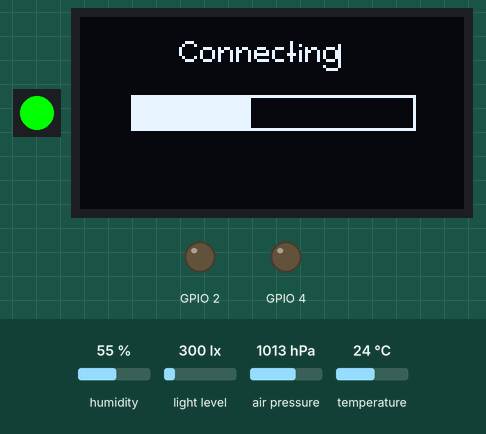
Simulated run of this sketch. Board: ESP32. Shown: 1 RGB LEDs in strip order, left to right, 128×64 one-colour display, output pins drawn as LEDs (lit = HIGH). The inputs (shaded band) are chosen by the test bench; at power-on: humidity 55 %, light level 300 lx, air pressure 1013 hPa, temperature 24 °C. Uploads are accepted with an empty reply; the local clock reads 2024-03-15 10:24:30 at power-on unless the sketch sets it; what the sketch prints to the serial monitor is not drawn.

Above: at 3.1 s.
At 5.49 s:
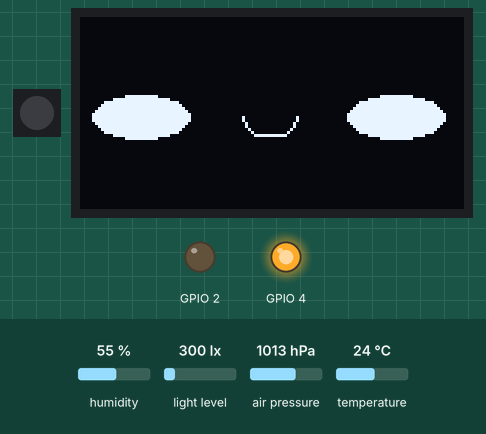
At 21.1 s:
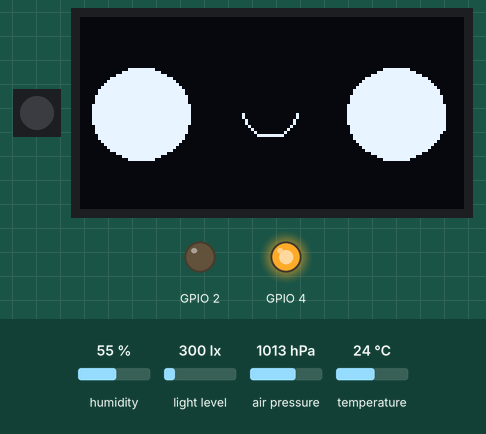
At 36.7 s:
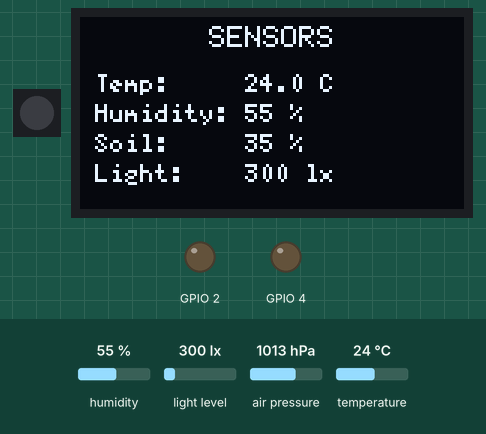
Timing chart, 0 to 40.0 s (numbered marks = the images above):
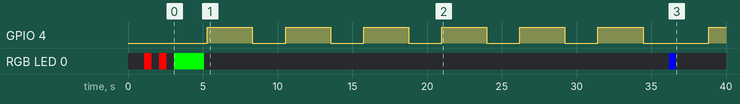

Measured:
- by itself, GPIO 4: goes 5 × (HIGH 3.0 s, LOW 2.2 s), HIGH 3.0 s, LOW 4.4 s, then HIGH
- by itself, RGB LED 0: off → RGB(255, 0, 0) at 1.1 s, → off 0.50 s later, → RGB(255, 0, 0) 0.50 s later, → off 0.50 s later, … (8 changes in this stretch)
- what the display in image 0 shows lasts 2.0 s, from 3.1 s to 5.1 s
- what the display in image 2 shows lasts 1.1 s, from 21.0 s to 22.1 s

The sketch:

ArduinoPlantMonitor.ino
```cpp
#include <Arduino.h>

#include "Config.h"
#include "Led.h"
#include "Sensors.h"
#include "Firebase.h"
#include "Display.h"

unsigned long lastSensorSend = 0;
Display display;

// Works out which face to show from the latest reading. This lives on the
// board on purpose: the screen keeps telling the truth even with no WiFi and
// no backend running.
PlantState evaluatePlantState(const SensorData& data) {

    if (data.soilMoisture >= MOISTURE_HEALTHY_MIN) {
        return PlantState::HEALTHY;
    }

    if (data.soilMoisture >= MOISTURE_MODERATE_MIN) {
        return PlantState::MODERATE_STRESSED;
    }

    return PlantState::HIGH_STRESSED;
}

void setup() {

    Serial.begin(115200);

    delay(1000);

    Serial.println();
    Serial.println("Plant Monitor");

    // LED
    initLED();

    // Relay
    pinMode(RELAY_PUMP_PIN, OUTPUT);
    digitalWrite(RELAY_PUMP_PIN, LOW);

    pinMode(RELAY_LIGHT_PIN, OUTPUT);
    digitalWrite(RELAY_LIGHT_PIN, LOW);

    //Display
    display.begin();

    // Sensors
    while (!initSensors()) {
        Serial.println("Sensor initialization failed.");
        Serial.println("Retrying in 3 seconds...");
        setLED(255, 80, 0);
        // Animates the startup bar while waiting, instead of freezing it.
        display.updateFor(3000);
    }

    // WiFi
    display.showConnecting();
    initWiFi();
    display.clearOverride();

    Serial.println("System ready!");
    display.update();
}


void loop() {
    int pump_duration;

    // WiFi
    if (!isWiFiConnected()) {
        setLED(255, 0, 0);
        display.showConnecting();
        initWiFi();
        display.clearOverride();
    }


    // Pump
    if (checkPump(pump_duration)) {
        Serial.print("Pump ON for ");
        Serial.print(pump_duration);
        Serial.println(" seconds");
        display.showPumping(pump_duration);

        digitalWrite(RELAY_PUMP_PIN, HIGH);
        delay(pump_duration * 1000UL);
        digitalWrite(RELAY_PUMP_PIN, LOW);
        Serial.println("Pump OFF");
        display.clearOverride();
        firebaseRequest(
        "PUT",
        "/pump/trigger.json",
        "false");
    }

    digitalWrite(RELAY_LIGHT_PIN, HIGH);
    display.updateFor(3000);
    digitalWrite(RELAY_LIGHT_PIN, LOW);


    // Sensors every SENSOR_INTERVAL seconds
    if (
        millis() - lastSensorSend
        >= SENSOR_INTERVAL
    ) {
        Serial.println("Reading sensors...");

        // readSensors() only takes about 200 ms, so without a short hold the
        // sensing bar would flash past unseen.
        display.showScanning();
        display.updateFor(SCAN_SCREEN_MS);

        SensorData data =
            readSensors();

        // The face follows the newest reading.
        display.setPlantState(
            evaluatePlantState(data)
        );

        // Show what was just measured, then fall back to the face on its own.
        display.showSensors(data, SENSOR_SCREEN_MS);

        // Blue LED while sending
        setLED(0, 0, 255);
        sendSensorData(data);
        setLED(0, 0, 0);
        lastSensorSend = millis();
    }

    // Keeps the screen animating instead of freezing on one frame.
    display.updateFor(LOOP_INTERVAL);
}
```

Display.cpp
```cpp
#include "Display.h"
#include "Config.h"
#include "AnimationConnect.h"
#include "AnimationHappy.h"
#include "AnimationModerate.h"
#include "AnimationSensing.h"
#include "AnimationStress.h"

// Frame counts come straight from the headers, so regenerating an animation
// with a different length cannot desync this.
static const int HAPPY_FRAMES =
    sizeof(Happy_frames) / sizeof(Happy_frames[0]);

static const int MODERATE_FRAMES =
    sizeof(Moderate_frames) / sizeof(Moderate_frames[0]);

static const int STRESS_FRAMES =
    sizeof(Stress_frames) / sizeof(Stress_frames[0]);

// Startup and WiFi share one bar; sensing has its own.
static const int CONNECT_FRAMES =
    sizeof(Connect_frames) / sizeof(Connect_frames[0]);

static const int SENSING_FRAMES =
    sizeof(Sensing_frames) / sizeof(Sensing_frames[0]);

// Per-animation playback speed, matching the generated code.
static const unsigned long HAPPY_FRAME_MS    = 200;
static const unsigned long MODERATE_FRAME_MS = 500;
static const unsigned long STRESS_FRAME_MS   = 250;
static const unsigned long CONNECT_FRAME_MS  = 200;
static const unsigned long SENSING_FRAME_MS  = 200;

Display::Display()
    : u8g2(
        U8G2_R0,
        U8X8_PIN_NONE
      ),
      plantState(PlantState::HEALTHY),
      activeScreen(DisplayScreen::FACE),
      overrideUntil(0),
      pumpDuration(0)
{
    lastData = SensorData();
}

bool Display::begin() {
    Wire.begin(I2C_SDA, I2C_SCL);
    u8g2.begin();
    Serial.println("OLED initialized.");

    // Startup shows the same bar as WiFi. Latched, so it stays up through
    // sensor init until the sketch clears it.
    activeScreen = DisplayScreen::CONNECTING;
    overrideUntil = 0;
    render();

    return true;
}

void Display::drawCentered(
    const char* text,
    int y
) {
    int width = u8g2.getStrWidth(text);

    int x = (128 - width) / 2;

    u8g2.drawStr(x, y, text);
}

// State
void Display::setPlantState(PlantState state) {
    plantState = state;
}

PlantState Display::getPlantState() const {
    return plantState;
}

// Override handling
bool Display::overrideActive() {

    if (activeScreen == DisplayScreen::FACE) {
        return false;
    }

    // overrideUntil == 0 means the screen stays until it is cleared by hand.
    if (overrideUntil == 0) {
        return true;
    }

    if (millis() >= overrideUntil) {
        clearOverride();
        return false;
    }

    return true;
}

void Display::clearOverride() {
    activeScreen = DisplayScreen::FACE;
    overrideUntil = 0;
}

// Screens
void Display::drawAnimation(
    const uint8_t (*frames)[1024],
    int frameCount,
    unsigned long intervalMs
) {
    u8g2.setBitmapMode(1);

    // Frame index comes from millis(), so the animation plays itself with no
    // state to keep in sync -- the more often this is drawn, the smoother it
    // looks.
    int frame =
        (millis() / intervalMs) % frameCount;

    // The frames are XBM (least significant bit first), so drawXBMP is the
    // matching call.
    u8g2.drawXBMP(
        0,
        0,
        128,
        64,
        frames[frame]
    );
}

void Display::drawFace() {

    if (plantState == PlantState::HEALTHY) {
        drawAnimation(
            Happy_frames,
            HAPPY_FRAMES,
            HAPPY_FRAME_MS
        );
        return;
    }

    if (plantState == PlantState::MODERATE_STRESSED) {
        drawAnimation(
            Moderate_frames,
            MODERATE_FRAMES,
            MODERATE_FRAME_MS
        );
        return;
    }

    drawAnimation(
        Stress_frames,
        STRESS_FRAMES,
        STRESS_FRAME_MS
    );
}

void Display::drawPumpingScreen(int duration) {

    u8g2.setFontMode(1);
    u8g2.setBitmapMode(1);

    u8g2.setFont(u8g2_font_6x10_tr);
    drawCentered("WATERING", 15);

    u8g2.setFont(u8g2_font_10x20_tr);
    drawCentered("PUMP ON", 42);

    u8g2.setFont(u8g2_font_5x7_tr);

    char buffer[32];

    snprintf(
        buffer,
        sizeof(buffer),
        "%d seconds",
        duration
    );

    drawCentered(buffer, 58);
}

void Display::drawSensorsScreen(const SensorData& data) {

    u8g2.setFontMode(1);
    u8g2.setBitmapMode(1);

    u8g2.setFont(u8g2_font_6x10_tr);
    drawCentered("SENSORS", 10);

    char buffer[32];

    u8g2.setFont(u8g2_font_5x7_tr);

    snprintf(
        buffer,
        sizeof(buffer),
        "Temp:     %.1f C",
        data.temperature
    );
    u8g2.drawStr(5, 25, buffer);

    snprintf(
        buffer,
        sizeof(buffer),
        "Humidity: %.0f %%",
        data.humidity
    );
    u8g2.drawStr(5, 35, buffer);

    snprintf(
        buffer,
        sizeof(buffer),
        "Soil:     %.0f %%",
        data.soilMoisture
    );
    u8g2.drawStr(5, 45, buffer);

    snprintf(
        buffer,
        sizeof(buffer),
        "Light:    %.0f lx",
        data.light
    );
    u8g2.drawStr(5, 55, buffer);
}

// Takeover screens
void Display::showConnecting() {
    activeScreen = DisplayScreen::CONNECTING;
    overrideUntil = 0;
    render();
}

void Display::showScanning() {
    activeScreen = DisplayScreen::SCANNING;
    overrideUntil = 0;
    render();
}

void Display::showPumping(int duration) {
    activeScreen = DisplayScreen::PUMPING;
    overrideUntil = 0;
    pumpDuration = duration;
    render();
}

void Display::showSensors(
    const SensorData& data,
    unsigned long holdMs
) {
    activeScreen = DisplayScreen::SENSORS;
    overrideUntil = millis() + holdMs;
    lastData = data;
    render();
}

// Drawing
void Display::render() {

    u8g2.clearBuffer();

    switch (activeScreen) {

        // Startup uses this one too -- anything that is not sensing.
        case DisplayScreen::CONNECTING:
            drawAnimation(
                Connect_frames,
                CONNECT_FRAMES,
                CONNECT_FRAME_MS
            );
            break;

        case DisplayScreen::SCANNING:
            drawAnimation(
                Sensing_frames,
                SENSING_FRAMES,
                SENSING_FRAME_MS
            );
            break;

        case DisplayScreen::PUMPING:
            drawPumpingScreen(pumpDuration);
            break;

        case DisplayScreen::SENSORS:
            drawSensorsScreen(lastData);
            break;

        case DisplayScreen::FACE:
        default:
            drawFace();
            break;
    }

    u8g2.sendBuffer();
}

void Display::update() {
    // Lets an expired SENSORS screen fall back to the face.
    overrideActive();
    render();
}

void Display::updateFor(unsigned long durationMs) {

    unsigned long start = millis();

    while (millis() - start < durationMs) {
        update();
        delay(20);
    }
}
```

Display.h
```cpp
#ifndef DISPLAY_H
#define DISPLAY_H

#include <Arduino.h>
#include <Wire.h>
#include <U8g2lib.h>

#include "Sensors.h"

// How the plant is doing. This is the "default" the screen falls back to
// whenever nothing more urgent needs showing.
enum class PlantState {
    HEALTHY,
    MODERATE_STRESSED,
    HIGH_STRESSED
};

// Screens that temporarily take over from the face.
enum class DisplayScreen {
    FACE,
    CONNECTING,
    SCANNING,
    SENSORS,
    PUMPING
};

class Display {
public:
    Display();

    bool begin();

    // Default screen
    void setPlantState(PlantState state);
    PlantState getPlantState() const;

    // Redraw whatever should currently be on screen. Safe to call as often
    // as you like -- the face animates off millis(), so the more often this
    // runs the smoother it looks.
    void update();

    // Same as update(), but keeps redrawing for durationMs. Use it in place
    // of delay() so waiting time animates instead of freezing one frame.
    void updateFor(unsigned long durationMs);

    // Takeover screens. CONNECTING and PUMPING stay up until you call
    // clearOverride(); SENSORS clears itself after holdMs.
    void showConnecting();
    void showScanning();
    void showPumping(int duration);
    void showSensors(const SensorData& data, unsigned long holdMs = 4000);
    void clearOverride();

private:
    U8G2_SH1106_128X64_NONAME_F_HW_I2C u8g2;

    PlantState plantState;

    DisplayScreen activeScreen;
    unsigned long overrideUntil;   // 0 means "until clearOverride()"

    SensorData lastData;
    int pumpDuration;

    void drawCentered(const char* text, int y);

    void drawFace();
    // Plays any lopaka-generated 128x64 XBM frame set, stepping every
    // intervalMs. Works for both faces because it takes the frame table.
    void drawAnimation(
        const uint8_t (*frames)[1024],
        int frameCount,
        unsigned long intervalMs
    );
    void drawPumpingScreen(int duration);
    void drawSensorsScreen(const SensorData& data);

    void render();
    bool overrideActive();
};

#endif
```

Firebase.cpp
```cpp
#include "Firebase.h"
#include "Config.h"
#include "Led.h"

#include <WiFi.h>
#include <HTTPClient.h>
#include <ArduinoJson.h>
#include <time.h>


// WiFi
void initWiFi() {

    WiFi.mode(WIFI_STA);
    WiFi.begin(WIFI_SSID, WIFI_PASSWORD);

    Serial.print("Connecting to WiFi");

    while (WiFi.status() != WL_CONNECTED) {
        setLED(255, 0, 0);
        delay(500);
        setLED(0, 0, 0);
        delay(500);
        Serial.print(".");
        Serial.println(WiFi.status());
    }

    Serial.println();
    Serial.println("WiFi connected");

    setLED(0, 255, 0);

    delay(2000);

    setLED(0, 0, 0);

    // NTP
    configTime(
        0,
        0,
        "pool.ntp.org",
        "time.nist.gov"
    );
}


bool isWiFiConnected() {
    return WiFi.status() == WL_CONNECTED;
}


String firebaseRequest(
    const String& method,
    const String& path,
    const String& data
) {

    HTTPClient http;

    http.begin(String(FIREBASE_URL) + path);

    if (method == "PUT" || method == "POST") {
        http.addHeader("Content-Type", "application/json");
    }

    int code;

    if (method == "GET") {
        code = http.GET();
    }
    else if (method == "PUT") {
        code = http.PUT(data);
    }
    else if (method == "POST") {
        code = http.POST(data);
    }
    else {
        http.end();
        return "";
    }

    String response = "";

    if (code > 0) {
        response = http.getString();
    }

    http.end();

    return response;
}

// Pump
bool checkPump(int &duration) {
    String response = firebaseRequest("GET", "/pump.json");
    if (response == "") {
        return false;
    }
    JsonDocument doc;
    DeserializationError error =
        deserializeJson(doc, response);
    if (error) {
        Serial.print("Pump JSON error: ");
        Serial.println(error.c_str());
        return false;
    }
    bool trigger = doc["trigger"] | false;
    duration = doc["duration"] | 0;
    if (trigger && duration > 0) {
        return true;
    }
    return false;
}

// Send sensors
void sendSensorData(
    const SensorData& data
) {

    JsonDocument doc;

    doc["temperature"] =
        round(data.temperature * 10) / 10.0;

    doc["humidity"] =
        round(data.humidity * 10) / 10.0;

    doc["pressure"] =
        round(data.pressure * 10) / 10.0;

    doc["light"] =
        round(data.light * 10) / 10.0;

    doc["soil_moisture"] =
        round(data.soilMoisture * 10) / 10.0;

    doc["soil_raw"] = data.soilRaw;

    time_t now;

    time(&now);

    doc["timestamp"] =
        (unsigned long)now;

    String json;

    serializeJson(doc, json);

    // Current sensor values
    firebaseRequest(
        "PUT",
        "/sensors.json",
        json
    );

    // History
    firebaseRequest(
        "POST",
        "/history/" + String(PLANT_ID) + ".json",
        json
    );

    Serial.println("Sent:");
    Serial.println(json);
}
```

Firebase.h
```cpp
#ifndef FIREBASE_H
#define FIREBASE_H

#include <Arduino.h>
#include "Sensors.h"

void initWiFi();

bool isWiFiConnected();

String firebaseRequest(
    const String& method,
    const String& path,
    const String& data = ""
);

bool checkPump(int &duration);

void sendSensorData(const SensorData& data);

#endif
```

Led.cpp
```cpp
#include "Led.h"
#include "Config.h"
#include <Adafruit_NeoPixel.h>

Adafruit_NeoPixel led(
    1,
    LED_PIN,
    NEO_GRB + NEO_KHZ800
);

void initLED() {
    led.begin();
    led.clear();
    led.show();
}

void setLED(uint8_t r, uint8_t g, uint8_t b) {
    led.setPixelColor(0, led.Color(r, g, b));
    led.show();
}
```

Led.h
```cpp
#ifndef LED_H
#define LED_H

#include <Arduino.h>

void initLED();
void setLED(uint8_t r, uint8_t g, uint8_t b);

#endif
```

Sensors.cpp
```cpp
#include "Sensors.h"
#include "Config.h"
#include <Wire.h>
#include <Adafruit_BME280.h>

Adafruit_BME280 bme;

bool initSensors() {
    //I2C
    Wire.begin(I2C_SDA, I2C_SCL);
    // Try BME280 address 0x76
    if (bme.begin(0x76, &Wire)) {
        Serial.println("BME280 found at 0x76");
    }
    // Try 0x77
    else if (bme.begin(0x77, &Wire)) {
        Serial.println("BME280 found at 0x77");
    }
    else {
        Serial.println("BME280 not found!");
        return false;
    }
    // ADC
    analogReadResolution(12);
    analogSetPinAttenuation(ADC_PIN, ADC_11db);
    return true;
}


// BH1750
float readLight() {
    Wire.beginTransmission(BH1750_ADDR);
    Wire.write(0x10);
    Wire.endTransmission();
    delay(200);
    Wire.requestFrom(BH1750_ADDR, 2);
    if (Wire.available() < 2) {
        return 0;
    }
    uint16_t raw =
        (Wire.read() << 8) |
        Wire.read();

    return raw / 1.2;
}

// Soil moisture
float readSoilMoisture(int &raw) {
    raw = analogRead(ADC_PIN);
    float moisture =
        ((float)(SOIL_DRY - raw) /
         (float)(SOIL_DRY - SOIL_WET)) * 100.0;
    moisture = constrain(moisture, 0, 100);
    return moisture;
}


// Read all sensors
SensorData readSensors() {
    SensorData data;
    data.temperature = bme.readTemperature();
    data.humidity = bme.readHumidity();
    data.pressure =
        bme.readPressure() / 100.0;
    data.light =
        readLight();
    data.soilMoisture =
        readSoilMoisture(data.soilRaw);

    return data;
}
```

Sensors.h
```cpp
#ifndef SENSORS_H
#define SENSORS_H

#include <Arduino.h>

struct SensorData {
    float temperature;
    float humidity;
    float pressure;
    float light;
    float soilMoisture;
    int soilRaw;
};

bool initSensors();

SensorData readSensors();

#endif
```

Config.h
```cpp
#ifndef CONFIG_H
#define CONFIG_H

// WiFi
#define WIFI_SSID     "pianokill"
#define WIFI_PASSWORD "pianokill"

// Firebase
#define FIREBASE_URL \
  "https://plant-health-monitor-esp32-default-rtdb.europe-west1.firebasedatabase.app"

#define PLANT_ID "basil-1"

// Pins
#define LED_PIN    48
#define ADC_PIN     1
#define RELAY_PUMP_PIN   2
#define RELAY_LIGHT_PIN 4

#define I2C_SDA     8
#define I2C_SCL     9

// Sensors
#define BH1750_ADDR 0x23

// Soil moisture calibration
#define SOIL_DRY 2650
#define SOIL_WET 950

// Plant state, from soil moisture (%)
#define MOISTURE_HEALTHY_MIN   40.0
#define MOISTURE_MODERATE_MIN  25.0

// Timing
#define SENSOR_INTERVAL 30000UL

// Display
#define SENSOR_SCREEN_MS 4000UL
#define SCAN_SCREEN_MS   1500UL
#define LOOP_INTERVAL    2000UL

#endif
```

Source omitted: ationConnect.h (data table, 87345 bytes), imationHappy.h (data table, 71960 bytes), tionModerate.h (data table, 20723 bytes), ationSensing.h (data table, 82220 bytes), mationStress.h (data table, 41213 bytes)
